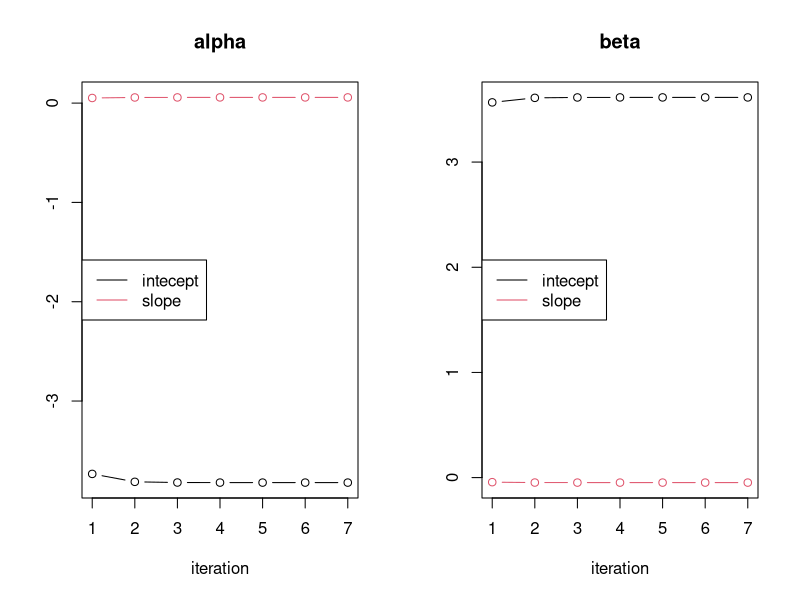
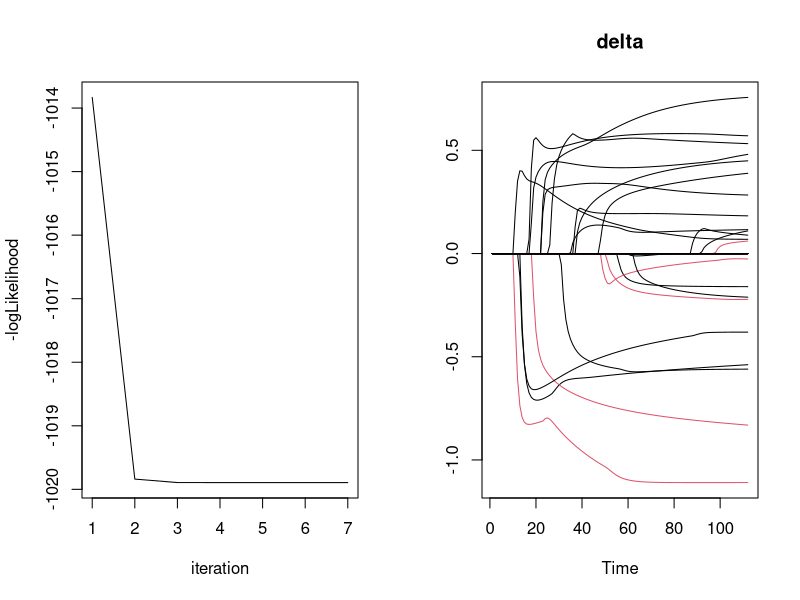
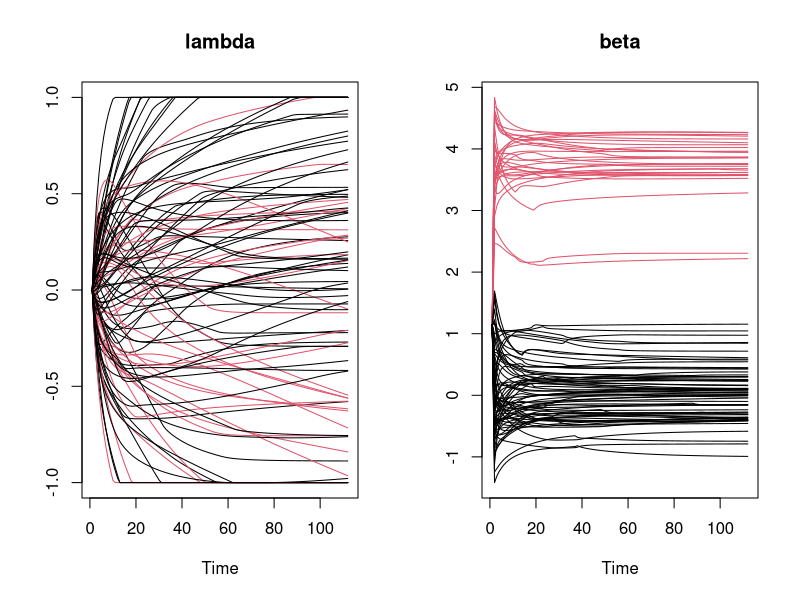
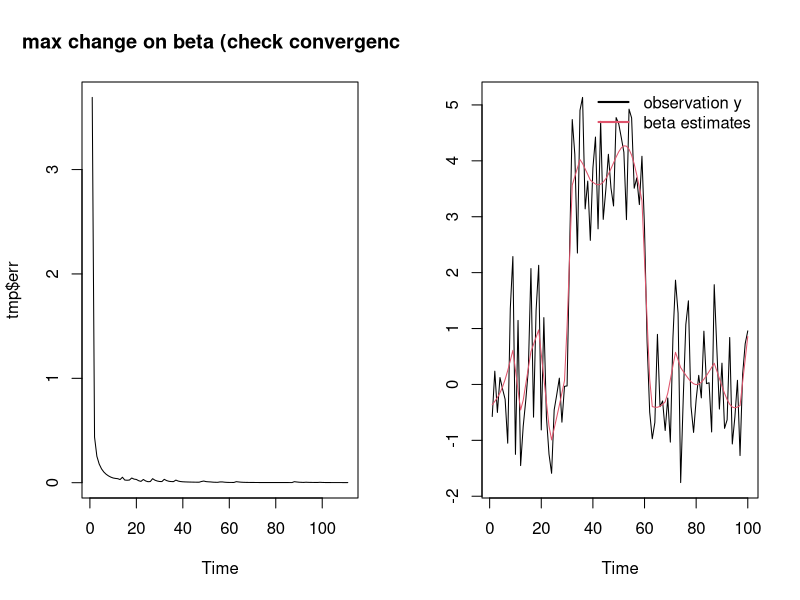
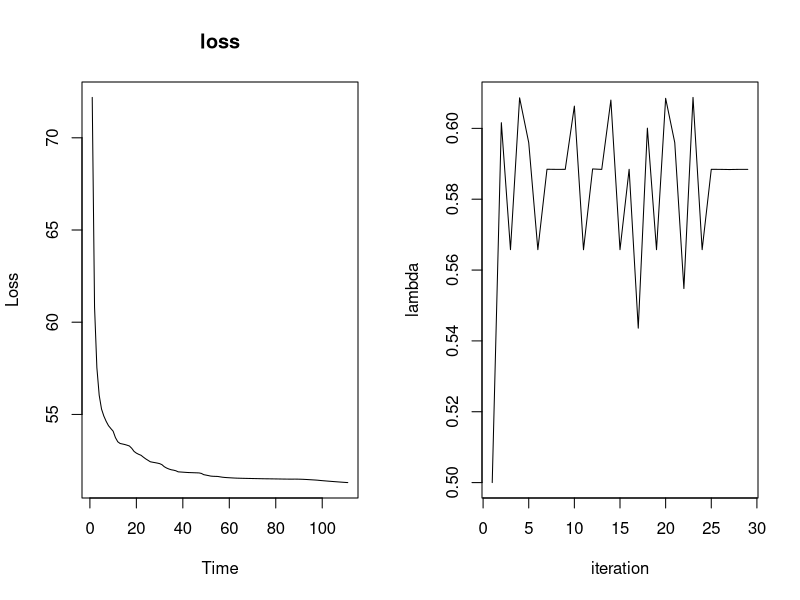
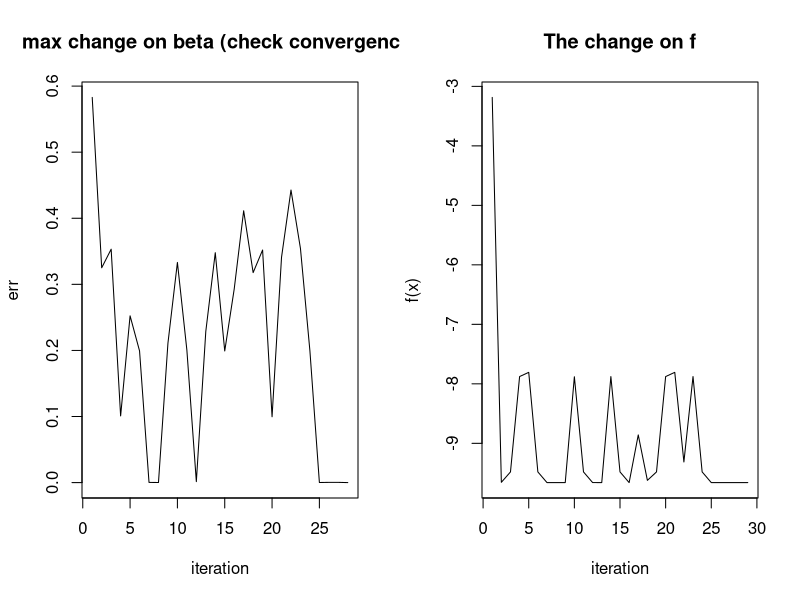

Generate these figures, in order, with R:
## ---- chunk 1
knitr::opts_chunk$set(
	echo = TRUE,
	message = FALSE,
	warning = FALSE,
	comment = ""
)
## ---- chunk 2
data1 <- read.csv("DataA.csv",header = T)
nglogL <- function(alpha,beta){
  sum(X%*%alpha+(y-X%*%beta)^2/exp(X%*%alpha))
}
X <- cbind(1,data1$lstat)
y <- data1$medv.log
err0 =0.000001
count = 1
beta.cd <- beta.all<- c(solve(t(X)%*%X)%*%t(X)%*%y) #initial beta
alpha.cd <-alpha.all<- nlminb(start = c(0,1),
                   obj = nglogL,beta=beta.cd)$par #initial alpha
g <- nglogL(alpha.cd,beta.cd) #initial -loglikelihood
repeat{
  err1=err2 = err0
  sigma <- solve(diag(exp(c(X %*% alpha.cd))))
  b = c(solve(t(X)%*%sigma%*%X)%*%t(X)%*%sigma%*%y)
  a = nlminb(start=c(0,1),obj=nglogL,beta=b)
  err1 = max(err1,abs(a$par-alpha.cd))
  err2 = max(err2,abs(b-beta.cd))
  alpha.cd = a$par
  beta.cd = b
  g = c(g,nglogL(alpha.cd,beta.cd))
  beta.all <- cbind(beta.all,beta.cd)
  alpha.all <- cbind(alpha.all,alpha.cd)
  count = count+1
  if (err1 == err0 & err2 == err0) break
}
## ---- chunk 3
cat("The iteration number:",count,"\n")
## ---- chunk 4
par(mfrow=c(1,2))
ts.plot(t(alpha.all),col=1:2,type="b",
        xlab="iteration",main="alpha")
legend("left", legend = c("intecept","slope"), col = 1:2, lty = 1)
ts.plot(t(beta.all),col=1:2,type="b",
        xlab="iteration",main="beta")
legend("left", legend = c("intecept","slope"), col = 1:2, lty = 1)
## ---- chunk 5
ts.plot(g,xlab="iteration",ylab="-logLikelihood")
## ---- chunk 6
result <- rbind(t(beta.cd),t(alpha.cd))
row.names(result) <- c("$\\beta$","$\\alpha$")
knitr::kable(result,row.names = T,
             col.names = c("intecept(mle)","slope(mle)"))
## ---- chunk 7
data2 <- read.csv("DataB.csv",header = T)
soft_threshold <- function(a, threshold){
  sign(a)*max(0, abs(a)-threshold)
}
soft_threshold <- Vectorize(soft_threshold) 

admm <- function(yvec, tau, rho, eps.conv, iter.max){ 
  n <- length(yvec)
  beta.all <- beta <- rep(mean(yvec),n)
  delta <- delta.all <- matrix(0,n-2,1)
  lambda <- lambda.all <- matrix(0,n-2,1)
  count <- 0
  
  D <- cbind(diag(n-2),0,0)+cbind(0,diag(-2,n-2),0)+cbind(0,0,diag(n-2))
  IDtD_inv <- solve(diag(n)+rho*t(D)%*%D)
  loss <-  loss.all <- 0.5*sum((yvec-beta)^2)+ tau*sum(abs(diff(beta))) 
  err.all <- c()
  
  repeat{
    beta <- IDtD_inv%*%(yvec+rho*t(D)%*%(delta-lambda/rho))
    delta <- soft_threshold(D%*%beta+lambda/rho, tau/rho) 
    lambda <- lambda + rho*(D%*%beta-delta)
    beta.all <- cbind(beta.all, beta)
    delta.all <- cbind(delta.all, delta)
    lambda.all <- cbind(lambda.all, lambda)
    count <- count+1
    loss1 <- 0.5*sum((yvec-beta)^2)+
      tau*sum(abs(diff(beta)))
    loss.all <- c(loss.all, loss1)
    err <- max(abs(beta- beta.all[,count]))
    err.all <- c(err.all, err)
    
    if (err < eps.conv | count > iter.max) break
  } 
  
  return(list(count=count, beta=beta.all,
              lambda=lambda.all, delta=delta.all,
              err=err.all, loss=loss.all))
}
x <- data2$x
tmp <- admm(x, tau=1, rho=0.1, eps.conv=0.001, iter.max=5000)

cat("The iteration number:",tmp$count)
## ---- chunk 8
idx <- 31:60
col.idx <- rep(1,100)
col.idx[idx] <- 2
ts.plot(t(tmp$delta), col=col.idx); title("delta")
## ---- chunk 9
ts.plot(t(tmp$lambda), col=col.idx); title("lambda")
## ---- chunk 10
ts.plot(t(tmp$beta), col=col.idx); title("beta")
ts.plot(tmp$err); title("max change on beta (check convergence)")
## ---- chunk 11
ts.plot(cbind(x,tmp$beta[,tmp$count+1]), col=1:2)
legend("topright", legend=c("observation y", "beta estimates"), col=1:2, lwd=2, lty=1, bty="n")
## ---- chunk 12
ts.plot(tmp$loss[-1], ylab = "Loss"); title("loss")
## ---- chunk 13
answer <- matrix(tmp$beta[,tmp$count+1],10,10)
knitr::kable(round(answer,3))
## ---- chunk 14
f3 = function(x,lambda){
  index <- 1:length(x)
  -sum(sin(pi*x)*(sin(index*pi*x^2))^20) + 
    lambda*sqrt(sum(x^2))- lambda^2/2*sum(x^2)
} # function f
p=10 
count = 1
err0 =err.all = 0.000001 #stop criteria
l <- rep(0,10) #lower bound
u <- rep(1,10) #upper bound 
lambda <- lambda.all <- 0.5
x.cd <-x.all<-x.initial <- c(0.5,0.5,0.5,0.6,0.5,0.5,0.5,0.6,0.5,0.5)
f3.all <- f3(x.cd,lambda)
repeat{
  err = err0
  for (i in 1:p){
    a = nlminb(start=x.initial,obj=f3,lambda=lambda.all[count],lower = l,upper = u)
    x.cd[i] = a$par[i]
  }
  lambda <- 1/sqrt(sum(x.cd^2))
  lambda.all <- cbind(lambda.all,lambda)
  x.all = cbind(x.all,x.cd)
  f3.all <- c(f3.all,f3(x.cd,0))
  count = count+1
  err = max(err,sum(abs(x.cd-x.all[,count-1])))
  err.all <- c(err.all,err)
  if (err==err0 | count ==100) break
}
## ---- chunk 15
cat("The iteration:",count,"\n")
## ---- chunk 16
ts.plot(t(lambda.all),xlab="iteration",ylab="lambda")
## ---- chunk 17
ts.plot(err.all[-1],xlab="iteration",ylab="err") ; title("max change on beta (check convergence)")
## ---- chunk 18
ts.plot(f3.all,xlab="iteration",ylab="f(x)") ; title("The change on f")
## ---- chunk 19
cat("The minimum of f(x):",f3(x.cd,0),"\n")
cat("And the corresponding x's (rounding to 4 digits):","\n",round(x.cd,4),"\n")
